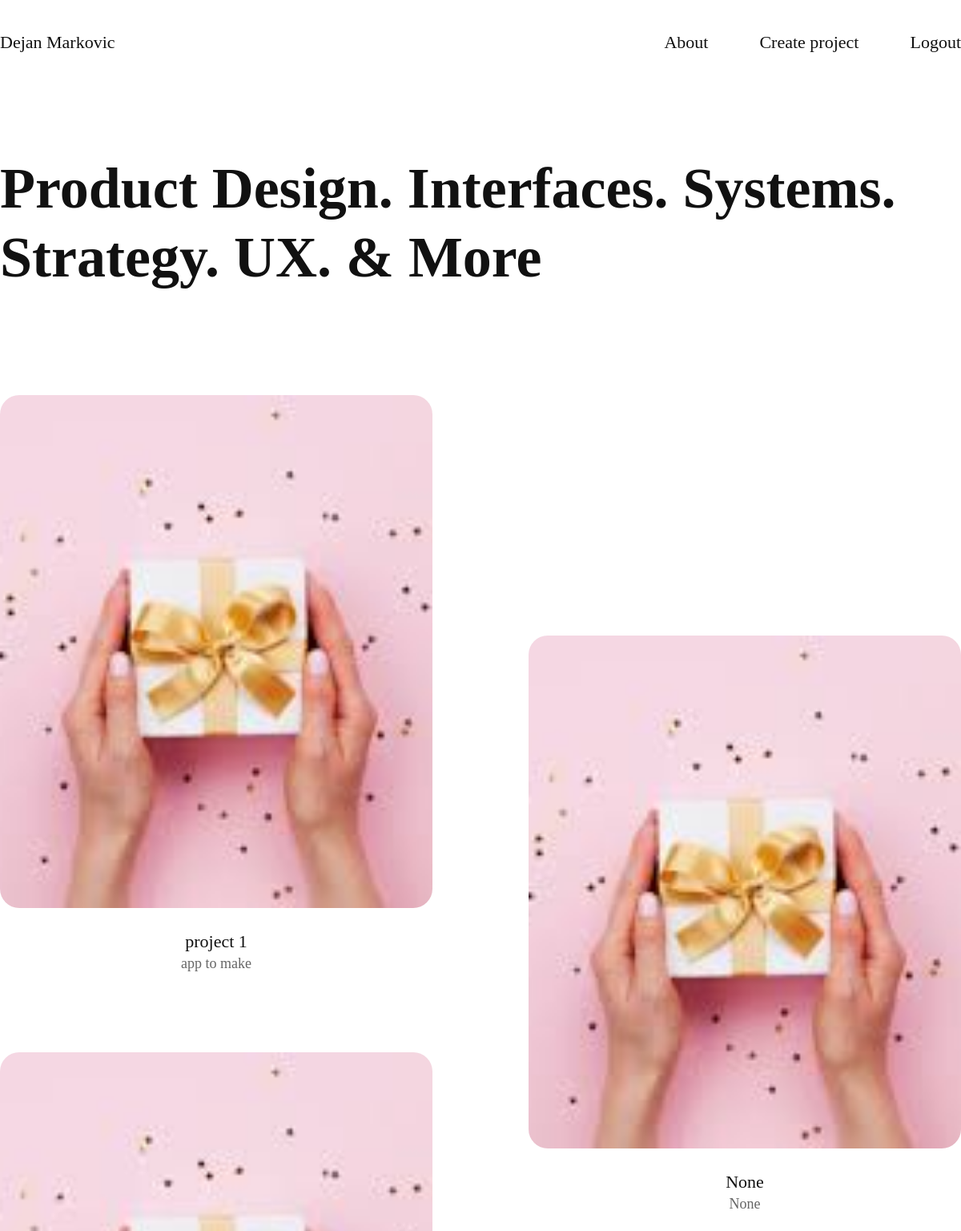
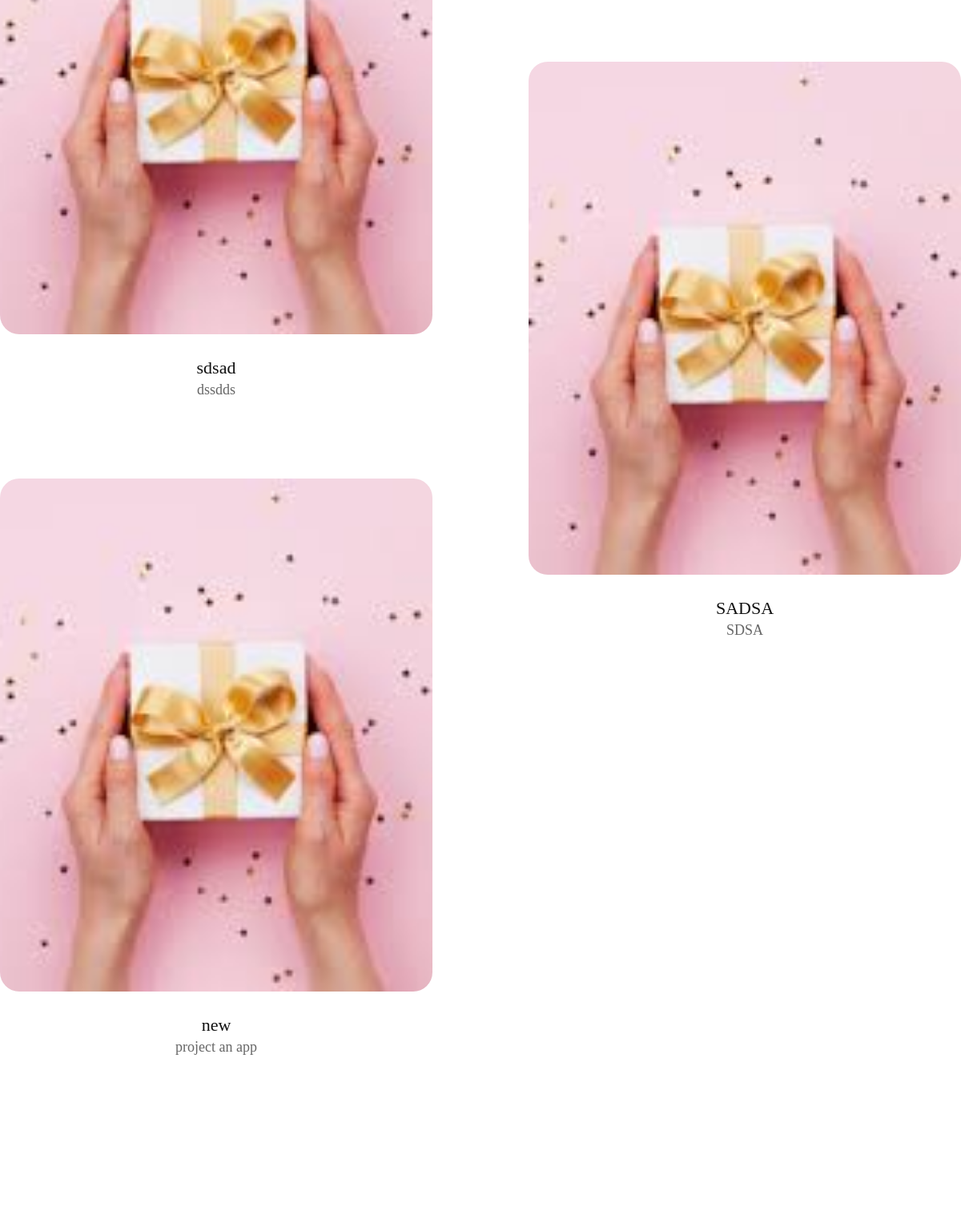
The page /portfolio_page/ (signed in, upper part) on the database as committed earlier (2 pictures, top to bottom).
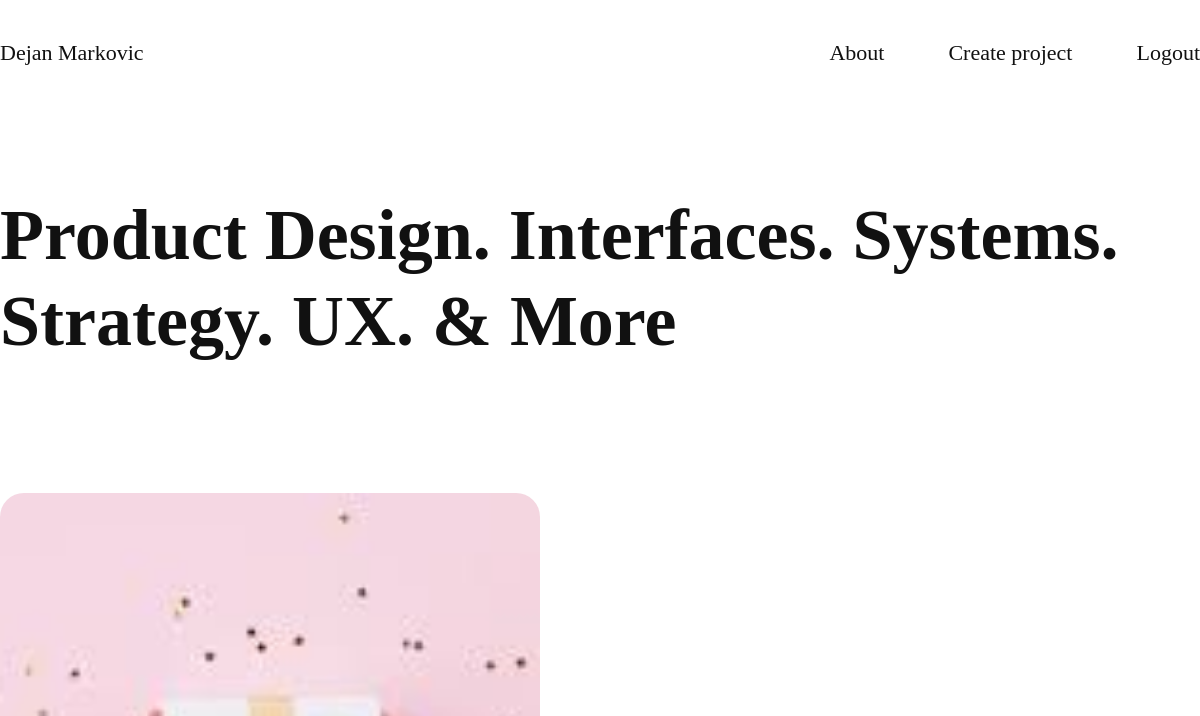
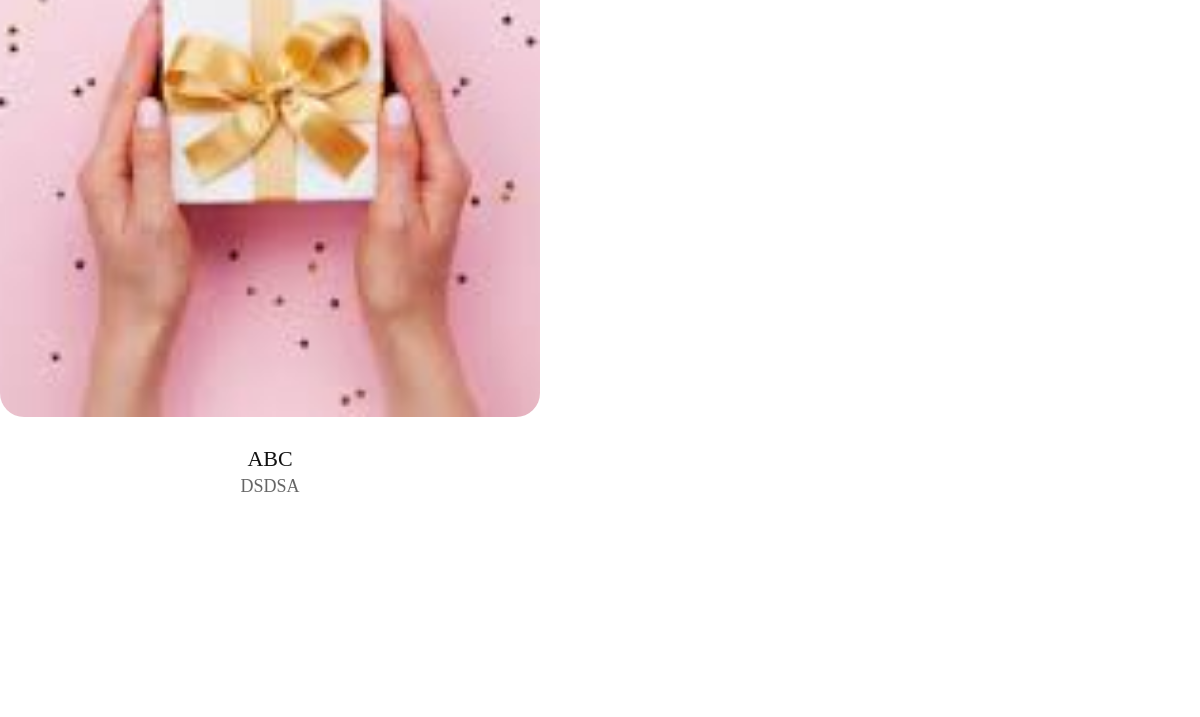
The same page on the database as committed later (2 pictures, top to bottom).
### portfolio_app/models.py (models this page shows, shortened)
class ProjectModel(models.Model):
    image = models.ImageField(upload_to='portfolio_app/media/')
    title = models.CharField(max_length=255)
    short_name = models.CharField(max_length=50)
    slug = models.SlugField(max_length=255, unique=True, blank=True)

### portfolio_app/views.py (the view)
# urls.py: path('portfolio_page/', views.portfolio_page_view, name='portfolio_page'),
@login_required(login_url="title_page")
def portfolio_page_view(request):
    context = {}
    context['page_title'] = 'Portfolio Page'
    projects = ProjectModel.objects.all()
    context['projects'] = projects
    return render(request, 'portfolio_app/portfolio_page.html', context)

### portfolio_app/templates/portfolio_app/portfolio_page.html (shortened to what this page needs)
{% extends 'base.html' %}
{% load static %}
{% block content %}
<div class="toast-container position-fixed top-0 end-0 p-3">
</div>
<div class="hero">
	<h1 class="slide delay01">Product Design. Interfaces. Systems. Strategy. UX. & More</h1>
</div>
<div class="grid slide delay02">
	{% if projects %}
	{% for project in projects %}
	<a href="{% url 'project_detail' project.id %}"  class="work-item">
		<div class="work-item-image">
			<img src="{{ project.image.url }}" alt="{{ project.title }}">
		</div>
		<div class="work-item-info">
			<div class="work-item-company">{{ project.title }}</div>
			<div class="work-item-description">{{ project.short_name }}</div>
		</div>
	</a>
	{% endfor %}
	{% else %}
<div class="about-me slide delay03">
	<div class="description">
		<p>No projects yet. Please <a href="{% url 'create_project' %}" style = "padding-top: 0px; display: inline-block;">create</a> a project.</p>
	</div>
</div>
{% endif %}
</div>
<div class="about-me slide delay03">
</div>
{% endblock %}

### templates/base.html (shortened to what this page needs)
<!DOCTYPE html>
<html lang = "en">
    <head>
        {% load static %}
        {% block head %}
        <link href="https://cdn.jsdelivr.net/npm/bootstrap@5.3.3/dist/css/bootstrap.min.css" rel="stylesheet">
    <link rel="stylesheet" href="{% static 'www.dejan.works/css/style.css' %}">
        {% endblock %}
    </head>
    <body>
        {% block navbar %}
            {% include 'navbar.html' %}
		{% endblock %}
        {% block content %}
        {% endblock %}
    </body>
</html>

### templates/navbar.html
{% load static %}
<div class="header slide">
    <a href="{% url 'title_page' %}" class="logo">Dejan Markovic</a>
    <div class="nav-links">
        <a href="#">About</a>
        <a href="{% url 'create_project' %}">Create project</a>
        <a href="{% url 'logout_user' %}">Logout</a>
    </div>
</div>

### templates/footer.html (shortened to what this page needs)
{% load static %}

### static/www.dejan.works/css/style.css (style rules this page uses)
html, body, div, span, applet, object, iframe, h1, h2, h3, h4, h5, h6, p, blockquote, pre, a, abbr, acronym, address, big, cite, code, del, dfn, em, img, ins, kbd, q, s, samp, small, strike, strong, sub, sup, tt, var, b, u, i, center, dl, dt, dd, ol, ul, li, fieldset, form, label, legend, table, caption, tbody, tfoot, thead, tr, th, td, article, aside, canvas, details, embed, figure, figcaption, footer, header, hgroup, menu, nav, output, ruby, section, summary, time, mark, audio, video { margin: 0; padding: 0; border: 0; font-size: 100%; font: inherit; vertical-align: baseline; font-size: 16px; font-family: 'Geist'; }
a { cursor: pointer; text-decoration: none; }
img { pointer-events: none !important; display: block; max-width: 100%; height: auto; }
.slide { -webkit-animation:slide .6s cubic-bezier(0.2, 0.6, 0.2, 1); -moz-animation:slide .6s cubic-bezier(0.2, 0.6, 0.2, 1); animation:slide .6s cubic-bezier(0.2, 0.6, 0.2, 1); -webkit-animation-fill-mode:backwards; -moz-animation-fill-mode:backwards; animation-fill-mode:backwards; }
.delay01 { -webkit-animation-delay: .4s; animation-delay: .4s; }
.delay02 { -webkit-animation-delay: .8s; animation-delay: .8s; }
.delay03 { -webkit-animation-delay: .9s; animation-delay: .9s; }
.header { width: 100%; display: flex; justify-content: space-between; align-items: center; position: fixed; top: 0; z-index: 1000; padding: 40px 0; box-sizing: border-box; max-width: 1200px; left: 0; right: 0; margin-left: auto; margin-right: auto; }
.logo { font-family: 'Geist'; color: #111111; font-weight: 500; font-size: 1.375rem; }
.nav-links a { font-family: 'Geist'; color: #111111; font-weight: 500; font-size: 1.375rem; margin-left: 60px; }
.hero { max-width: 1200px; margin: 0 auto; padding: 24vh 0 16vh 0; }
h1 { font-size: 4.6vw; font-size: 4.5rem; line-height: 120%; font-family: 'Geist'; font-weight: 600; color: #111111; }
.grid { display: flex; flex-wrap: wrap; justify-content: space-between; max-width: 1200px; margin: 0 auto; }
.work-item { width: calc(50% - 60px); margin-bottom: 100px; text-align: center; box-sizing: border-box; display: inline-block; }
.work-item-image { border-radius: 24px; overflow: hidden; height: 640px; transition: all .8s cubic-bezier(0.2, 0.6, 0.2, 1); }
.work-item img { display: block; width: 100%; height: 100%; object-fit: cover; transition: all .8s cubic-bezier(0.2, 0.6, 0.2, 1); }
.work-item-info { text-align: center; margin-top: 24px; }
.work-item-company { color: #111111; font-family: 'Geist'; font-weight: 500; font-size: 1.375rem; line-height: 160%; display: block; text-decoration: none; }
.work-item-description { color: #666666; font-family: 'Geist'; font-weight: 300; font-size: 1.125rem; display: block; text-decoration: none; }
.about-me { margin: 0px auto; max-width: 45vw; max-width: 760px; padding: 20vw 0 12vw 0; padding: 10vw 0 12vw 0; }

Rows that differ between the two databases and show on the page:
removed ProjectModel: image (picture), title "project 1", short_name "app to make"
removed ProjectModel: image (picture), title "None", short_name "None"
removed ProjectModel: image (picture), title "sdsad", short_name "dssdds"
removed ProjectModel: image (picture), title "SADSA", short_name "SDSA"
removed ProjectModel: image (picture), title "new", short_name "project an app"
added ProjectModel: image (picture), title "ABC", short_name "DSDSA"
